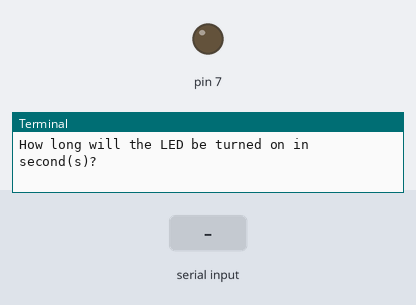
Bench run of a program on a simulated Raspberry Pi (header pin numbers). Shown: output pins drawn as LEDs (lit = HIGH), the last lines printed to the terminal. The test bench sets the inputs (shaded band). At 6.3 s the program stops and its outputs stay as they are.

Above: at 1.2 s.
1.3 s: "5" typed at the terminal, then Enter
At 1.6 s:
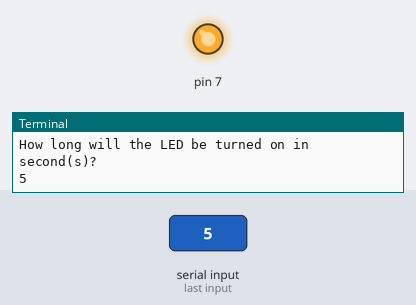
Timing chart, 0 to 7.8 s (numbered marks = the images above; inputs shaded):
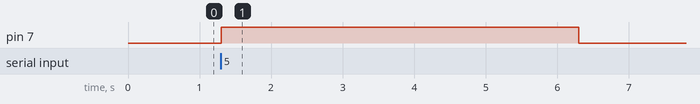

The program:

2._LED_Timing_via_Input.py
```python
import RPi.GPIO as GPIO     # Import the General-purpose input/output library
import time                 # Import timing library

GPIO.setmode(GPIO.BOARD)    # Set GPIO to use board numbering
GPIO.setup(7, GPIO.OUT)     # Set pin 7 as an output

# input() prompts the user to enter an input
waitTime = input("How long will the LED be turned on in second(s)? ")
GPIO.output(7, 1)           # Turns on the LED
time.sleep(float(waitTime)) # Wait
GPIO.output(7, 0)           # Turns off the LED
GPIO.cleanup(7)             # Remove the setup in pin 7 since we're done
```

Measured:
- after the input at 1.3 s, pin 7: LOW → HIGH at once, → LOW 5.0 s later
